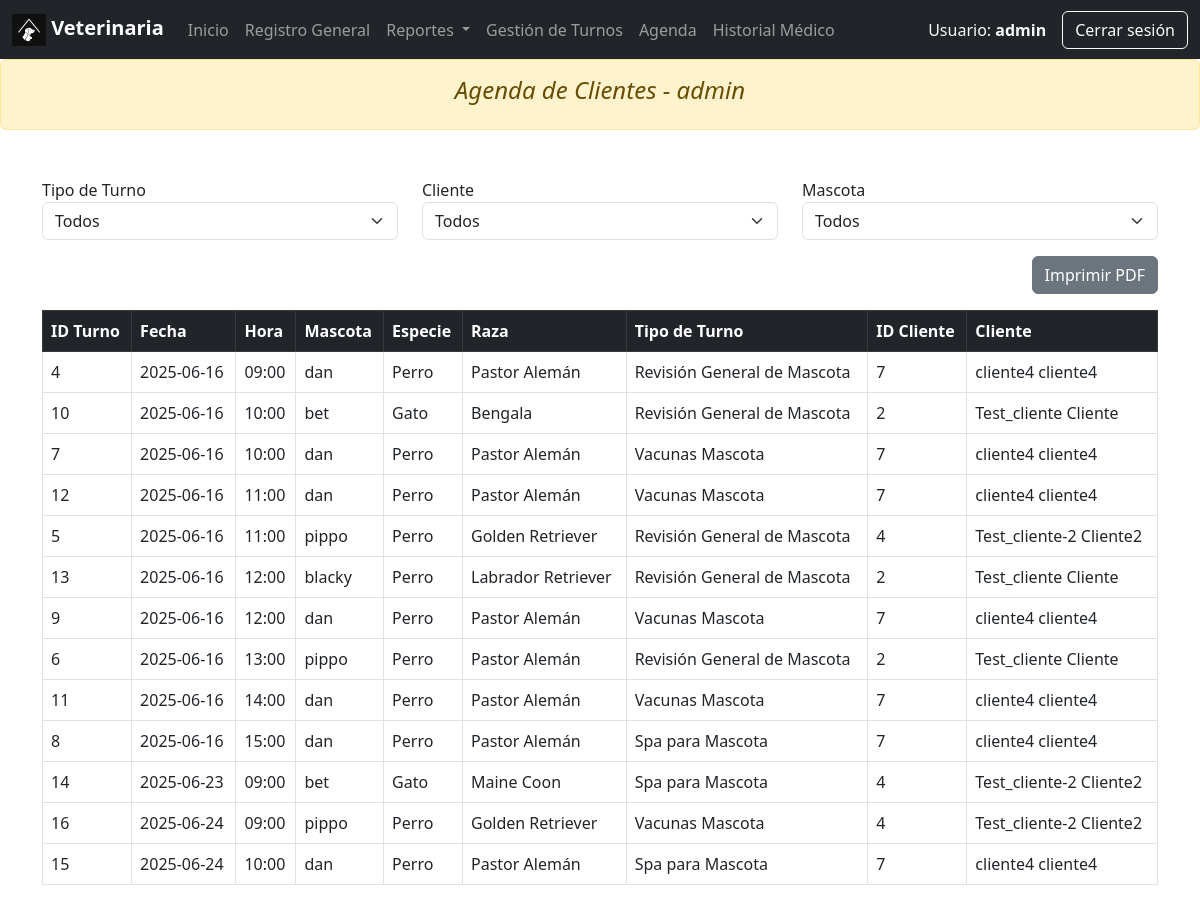
The app's page /_backup/php/agenda_turno_clientes.php (signed in), older data.
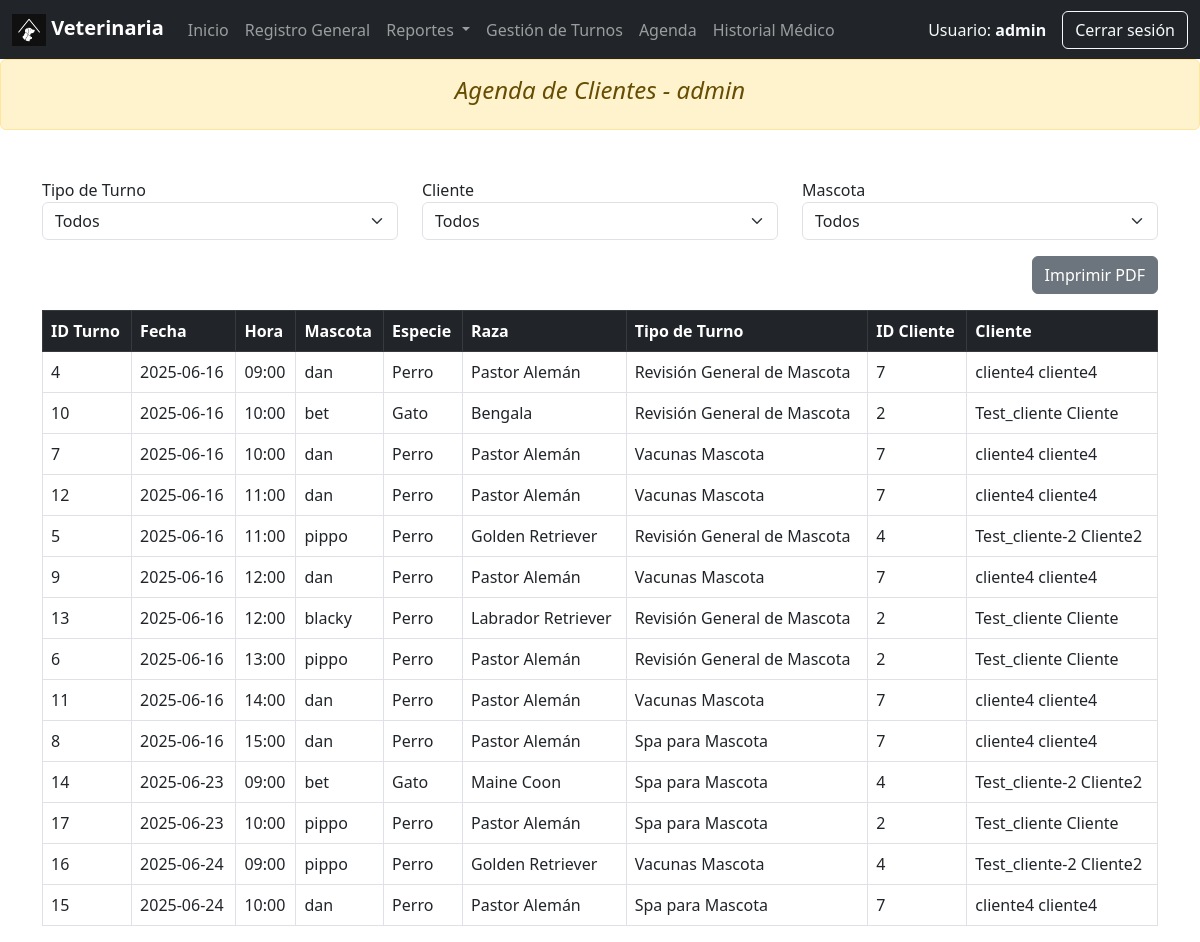
The same page, newer data.
### tables this page shows
CREATE TABLE `turno` (
  `ID_Turno` int(11) NOT NULL,
  `Fecha` date NOT NULL,
  `Hora` time NOT NULL,
  `ID_Mascota` int(11) NOT NULL,
  `ID_Empleado` int(11) NOT NULL,
  `ID_Tipo_Turno` int(11) NOT NULL
);

CREATE TABLE `mascota` (
  `ID_Mascota` int(11) NOT NULL,
  `Nombre` varchar(50) NOT NULL,
  `Fecha_Nacimiento` date DEFAULT NULL,
  `ID_Raza` int(11) NOT NULL,
  `ID_Cliente` int(11) NOT NULL
);

CREATE TABLE `especie` (
  `ID_Especie` int(11) NOT NULL,
  `Nombre_Especie` varchar(50) NOT NULL
);

CREATE TABLE `raza` (
  `ID_Raza` int(11) NOT NULL,
  `Nombre_Raza` varchar(50) NOT NULL,
  `ID_Especie` int(11) NOT NULL,
  `Color` varchar(30) DEFAULT NULL
);

CREATE TABLE `tipo_turno` (
  `ID_Tipo_Turno` int(11) NOT NULL,
  `Nombre_Tipo_Turno` varchar(100) NOT NULL
);

CREATE TABLE `cliente` (
  `ID_Cliente` int(11) NOT NULL,
  `Nombre` varchar(50) NOT NULL,
  `Apellido` varchar(50) NOT NULL,
  `DNI` varchar(20) NOT NULL,
  `Telefono` varchar(20) DEFAULT NULL,
  `Email` varchar(100) NOT NULL,
  `Direccion` varchar(150) DEFAULT NULL,
  `Fecha_Nacimiento` date DEFAULT NULL,
  `ID_Usuario` int(11) NOT NULL
);

### _backup/php/agenda_turno_clientes.php (the view, shortened to what this page needs)
<?php
require('conexion.php');
require('inc/menu_admin.php');
$usuario = $_SESSION['usuario']['Nombre_Usuario'] ?? 'Administrador';
$sql = "
SELECT
  t.ID_Turno,
  t.Fecha,
  t.Hora,
  m.Nombre AS Nombre_Mascota,
  e.Nombre_Especie,
  r.Nombre_Raza,
  tt.Nombre_Tipo_Turno AS Nombre_Tipo_Turno,
  c.ID_Cliente,
  CONCAT(c.Nombre, ' ', c.Apellido) AS Nombre_Cliente
FROM Turno t
  JOIN Mascota m ON t.ID_Mascota = m.ID_Mascota
  JOIN Raza r ON m.ID_Raza = r.ID_Raza
  JOIN Especie e ON r.ID_Especie = e.ID_Especie
  JOIN tipo_turno tt ON t.ID_Tipo_Turno = tt.ID_Tipo_Turno
  JOIN Cliente c ON m.ID_Cliente = c.ID_Cliente
ORDER BY t.Fecha ASC, t.Hora ASC
";
$result = $conexion->query($sql);
$turnos = $result ? $result->fetch_all(MYSQLI_ASSOC) : [];
?>
<!DOCTYPE html>
<html lang="es">
<head>
  <link href="https://cdn.jsdelivr.net/npm/bootstrap@5.3.0/dist/css/bootstrap.min.css" rel="stylesheet">
</head>
<body>
  <?php menu_admin(); ?>
  <div class="alert alert-warning text-center fst-italic mt-0 no-print" role="alert">
    <h4>Agenda de Clientes - <?= htmlspecialchars($usuario) ?></h4>
  </div>
  <div class="container mt-5">
    <div class="row mb-3 no-print">
      <div class="col-md-4">
        <label>Tipo de Turno</label>
        <select id="filterTipo" class="form-select">
          <option value="">Todos</option>
        </select>
      </div>
      <div class="col-md-4">
        <label>Cliente</label>
        <select id="filterCliente" class="form-select">
          <option value="">Todos</option>
        </select>
      </div>
      <div class="col-md-4">
        <label>Mascota</label>
        <select id="filterMascota" class="form-select">
          <option value="">Todos</option>
        </select>
      </div>
    </div>
    <div class="text-end mb-3 no-print">
      <button onclick="window.print()" class="btn btn-secondary">Imprimir PDF</button>
    </div>
    <?php if (empty($turnos)): ?>
      <div class="alert alert-info">No hay turnos agendados.</div>
    <?php else: ?>
      <div class="table-responsive">
        <table id="turnosTable" class="table table-bordered table-hover">
          <thead class="table-dark">
            <tr>
              <th>ID Turno</th>
              <th>Fecha</th>
              <th>Hora</th>
              <th>Mascota</th>
              <th>Especie</th>
              <th>Raza</th>
              <th>Tipo de Turno</th>
              <th>ID Cliente</th>
              <th>Cliente</th>
            </tr>
          </thead>
          <tbody>
            <?php foreach ($turnos as $t): ?>
              <tr>
                <td><?= htmlspecialchars($t['ID_Turno']) ?></td>
                <td><?= htmlspecialchars($t['Fecha']) ?></td>
                <td><?= htmlspecialchars(substr($t['Hora'], 0, 5)) ?></td>
                <td><?= htmlspecialchars($t['Nombre_Mascota']) ?></td>
                <td><?= htmlspecialchars($t['Nombre_Especie']) ?></td>
                <td><?= htmlspecialchars($t['Nombre_Raza']) ?></td>
                <td><?= htmlspecialchars($t['Nombre_Tipo_Turno']) ?></td>
                <td><?= htmlspecialchars($t['ID_Cliente']) ?></td>
                <td><?= htmlspecialchars($t['Nombre_Cliente']) ?></td>
              </tr>
            <?php endforeach; ?>
          </tbody>
        </table>
      </div>
    <?php endif; ?>
  </div>
</body>
</html>

### _backup/php/inc/menu_admin.php (shortened to what this page needs)
<?php
function menu_admin() {
  $nombreUsuario = $_SESSION['usuario']['Nombre_Usuario'] ?? 'Administrador';
?>
<nav class="navbar navbar-expand-lg navbar-dark bg-dark">
  <div class="container-fluid">
    <a class="navbar-brand" href="#">
      <img src="img/Log_PetHOUSE.png" alt="Logo" width="34" height="32" class="d-inline-block align-text-top">
      <b>Veterinaria</b>
    </a>
    <div class="collapse navbar-collapse" id="navbarNav">
      <ul class="navbar-nav me-auto mb-2 mb-lg-0">
        <li class="nav-item"><a class="nav-link" href="admin_dashboard.php">Inicio</a></li>
        <li class="nav-item"><a class="nav-link" href="admin_registro.php">Registro General</a></li>
        <li class="nav-item dropdown">
          <a class="nav-link dropdown-toggle" href="#" id="registroDropdown" role="button" data-bs-toggle="dropdown" aria-expanded="false">
            Reportes
          </a>
        </li>
        <li class="nav-item"><a class="nav-link" href="admin_turnos.php">Gestión de Turnos</a></li>
        <li class="nav-item"><a class="nav-link" href="agenda_turno_clientes.php">Agenda</a></li>
        <li class="nav-item"><a class="nav-link" href="admin_dashboard.php">Historial Médico</a></li>
      </ul>
      <span class="navbar-text text-light me-3">
        Usuario: <strong><?= htmlspecialchars($nombreUsuario) ?></strong>
      </span>
      <a href="logout.php" class="btn btn-outline-light">Cerrar sesión</a>
    </div>
  </div>
</nav>
<?php
}
?>

Row changes from the older to the newer data that the page shows:
shown differently, row unchanged: turno id 9: moves up the list
added turno: ID_Turno "17", Fecha "2025-06-23", Hora "10:00", ID_Mascota.Nombre "pippo", especie.Nombre_Especie "Perro", raza.Nombre_Raza "Pastor Alemán", ID_Tipo_Turno.Nombre_Tipo_Turno "Spa para Mascota", cliente.ID_Cliente "2", Nombre_Cliente "Test_cliente Cliente"
